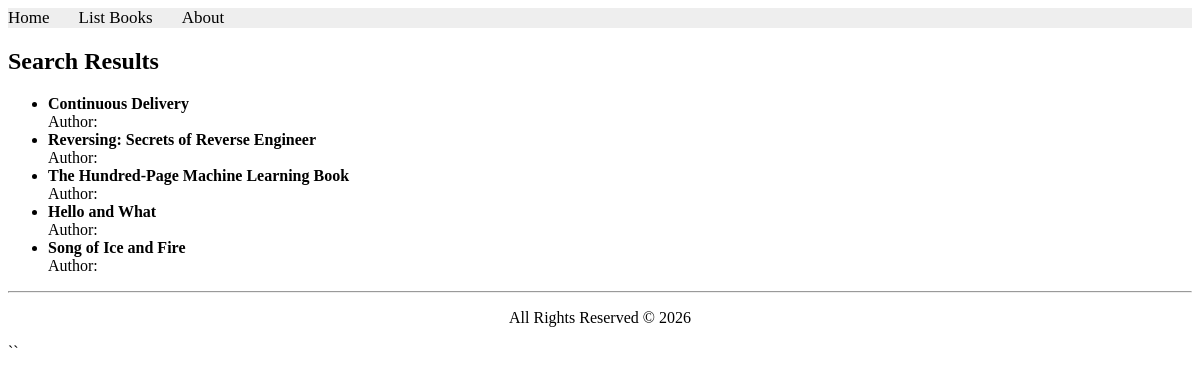
Before: /books/simple/query with the older database file.
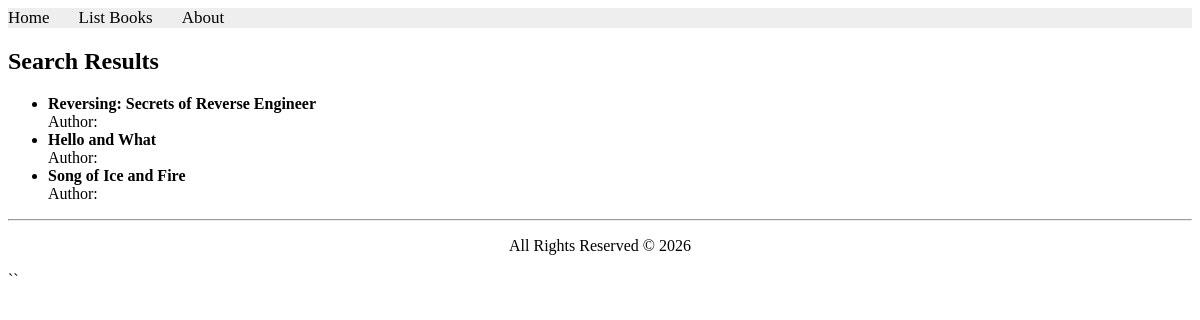
After: the same page with the newer database file.
### apps/bookmodule/models.py (models this page shows, shortened)
class Book(models.Model):
    title = models.CharField(max_length=100)
    price = models.FloatField(default=0.0)
    quantity = models.IntegerField(default=1)
    pubdate = models.DateTimeField(null=True, blank=True)
    rating = models.SmallIntegerField(default=1)
    publisher = models.ForeignKey(
        Publisher,
        null=True,
        on_delete=models.SET_NULL
    )
    authors = models.ManyToManyField(Author)

### apps/bookmodule/views.py (the view)
# urls.py: path('simple/query', views.simple_query, name='simple_query'),
def simple_query(request):
    books = Book.objects.all()
    return render(request, 'bookmodule/bookList.html', {'books': books})

### apps/templates/bookmodule/bookList.html (shortened to what this page needs)
{% extends "layouts/base.html" %}
{% block content %}
<h2>Search Results</h2>
<ul>
{% for book in books %}
    <li>
        <strong>{{ book.title }}</strong> <br/>
        Author: {{ book.author }}
    </li>
{% empty %}
    <li>No books found</li>
{% endfor %}
</ul>
{% endblock content %}

### apps/templates/layouts/base.html (shortened to what this page needs)
<!DOCTYPE html>
<html>
{% load static %}
<head>
    <link rel="stylesheet" href="{% static 'styles.css' %}">
    <link rel="stylesheet" href="https://cdnjs.cloudflare.com/ajax/libs/fontawesome/4.7.0/css/font-awesome.min.css">
</head>
<body>
{% include "includes/header.html" %}
{% block content %}
{% endblock content %}
{% include "includes/footer.html" %}
</body>
</html>

### apps/templates/includes/header.html
{% with request.resolver_match.url_name as url_name %}
<div class="topnav">
    <a class="{% if url_name == 'books.index' %}active{% endif %}"
       href="{% url 'books.index' %}">Home</a>
    <a class="{% if url_name == 'books.list_books' %}active{% endif %}"
       href="{% url 'books.list_books' %}">List Books</a>
    <a class="{% if url_name == 'books.aboutus' %}active{% endif %}"
       href="{% url 'books.aboutus' %}">About</a>
</div>
{% endwith %}

### apps/templates/includes/footer.html
<hr>
<p style="text-align:center;">All Rights Reserved © 2026</p>

### apps/static/styles.css (style rules this page uses)
.topnav { background-color: #eeeeee; width: 100%; }
.topnav a { color: #000000; text-align: center; margin-right: 25px; text-decoration: none; font-size: 17px; }

Changed rows visible on the page:
removed Book: title "Continuous Delivery"
removed Book: title "The Hundred-Page Machine Learning Book"
